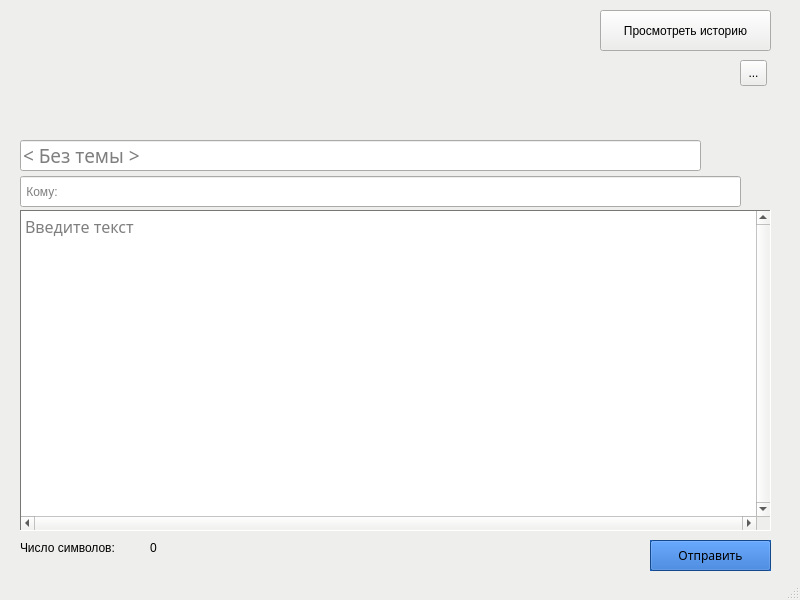
<?xml version="1.0" encoding="UTF-8"?>
<ui version="4.0">
 <class>MainWindow</class>
 <widget class="QMainWindow" name="MainWindow">
  <property name="geometry">
   <rect>
    <x>0</x>
    <y>0</y>
    <width>800</width>
    <height>600</height>
   </rect>
  </property>
  <property name="palette">
   <palette>
    <active>
     <colorrole role="WindowText">
      <brush brushstyle="SolidPattern">
       <color alpha="255">
        <red>0</red>
        <green>0</green>
        <blue>0</blue>
       </color>
      </brush>
     </colorrole>
     <colorrole role="Button">
      <brush brushstyle="SolidPattern">
       <color alpha="255">
        <red>238</red>
        <green>238</green>
        <blue>236</blue>
       </color>
      </brush>
     </colorrole>
     <colorrole role="Light">
      <brush brushstyle="SolidPattern">
       <color alpha="255">
        <red>255</red>
        <green>255</green>
        <blue>255</blue>
       </color>
      </brush>
     </colorrole>
     <colorrole role="Midlight">
      <brush brushstyle="SolidPattern">
       <color alpha="255">
        <red>246</red>
        <green>246</green>
        <blue>245</blue>
       </color>
      </brush>
     </colorrole>
     <colorrole role="Dark">
      <brush brushstyle="SolidPattern">
       <color alpha="255">
        <red>119</red>
        <green>119</green>
        <blue>118</blue>
       </color>
      </brush>
     </colorrole>
     <colorrole role="Mid">
      <brush brushstyle="SolidPattern">
       <color alpha="255">
        <red>159</red>
        <green>159</green>
        <blue>157</blue>
       </color>
      </brush>
     </colorrole>
     <colorrole role="Text">
      <brush brushstyle="SolidPattern">
       <color alpha="255">
        <red>0</red>
        <green>0</green>
        <blue>0</blue>
       </color>
      </brush>
     </colorrole>
     <colorrole role="BrightText">
      <brush brushstyle="SolidPattern">
       <color alpha="255">
        <red>255</red>
        <green>255</green>
        <blue>255</blue>
       </color>
      </brush>
     </colorrole>
     <colorrole role="ButtonText">
      <brush brushstyle="SolidPattern">
       <color alpha="255">
        <red>0</red>
        <green>0</green>
        <blue>0</blue>
       </color>
      </brush>
     </colorrole>
     <colorrole role="Base">
      <brush brushstyle="SolidPattern">
       <color alpha="255">
        <red>255</red>
        <green>255</green>
        <blue>255</blue>
       </color>
      </brush>
     </colorrole>
     <colorrole role="Window">
      <brush brushstyle="SolidPattern">
       <color alpha="255">
        <red>238</red>
        <green>238</green>
        <blue>236</blue>
       </color>
      </brush>
     </colorrole>
     <colorrole role="Shadow">
      <brush brushstyle="SolidPattern">
       <color alpha="255">
        <red>0</red>
        <green>0</green>
        <blue>0</blue>
       </color>
      </brush>
     </colorrole>
     <colorrole role="AlternateBase">
      <brush brushstyle="SolidPattern">
       <color alpha="255">
        <red>246</red>
        <green>246</green>
        <blue>245</blue>
       </color>
      </brush>
     </colorrole>
     <colorrole role="ToolTipBase">
      <brush brushstyle="SolidPattern">
       <color alpha="255">
        <red>255</red>
        <green>255</green>
        <blue>220</blue>
       </color>
      </brush>
     </colorrole>
     <colorrole role="ToolTipText">
      <brush brushstyle="SolidPattern">
       <color alpha="255">
        <red>0</red>
        <green>0</green>
        <blue>0</blue>
       </color>
      </brush>
     </colorrole>
    </active>
    <inactive>
     <colorrole role="WindowText">
      <brush brushstyle="SolidPattern">
       <color alpha="255">
        <red>0</red>
        <green>0</green>
        <blue>0</blue>
       </color>
      </brush>
     </colorrole>
     <colorrole role="Button">
      <brush brushstyle="SolidPattern">
       <color alpha="255">
        <red>238</red>
        <green>238</green>
        <blue>236</blue>
       </color>
      </brush>
     </colorrole>
     <colorrole role="Light">
      <brush brushstyle="SolidPattern">
       <color alpha="255">
        <red>255</red>
        <green>255</green>
        <blue>255</blue>
       </color>
      </brush>
     </colorrole>
     <colorrole role="Midlight">
      <brush brushstyle="SolidPattern">
       <color alpha="255">
        <red>246</red>
        <green>246</green>
        <blue>245</blue>
       </color>
      </brush>
     </colorrole>
     <colorrole role="Dark">
      <brush brushstyle="SolidPattern">
       <color alpha="255">
        <red>119</red>
        <green>119</green>
        <blue>118</blue>
       </color>
      </brush>
     </colorrole>
     <colorrole role="Mid">
      <brush brushstyle="SolidPattern">
       <color alpha="255">
        <red>159</red>
        <green>159</green>
        <blue>157</blue>
       </color>
      </brush>
     </colorrole>
     <colorrole role="Text">
      <brush brushstyle="SolidPattern">
       <color alpha="255">
        <red>0</red>
        <green>0</green>
        <blue>0</blue>
       </color>
      </brush>
     </colorrole>
     <colorrole role="BrightText">
      <brush brushstyle="SolidPattern">
       <color alpha="255">
        <red>255</red>
        <green>255</green>
        <blue>255</blue>
       </color>
      </brush>
     </colorrole>
     <colorrole role="ButtonText">
      <brush brushstyle="SolidPattern">
       <color alpha="255">
        <red>0</red>
        <green>0</green>
        <blue>0</blue>
       </color>
      </brush>
     </colorrole>
     <colorrole role="Base">
      <brush brushstyle="SolidPattern">
       <color alpha="255">
        <red>255</red>
        <green>255</green>
        <blue>255</blue>
       </color>
      </brush>
     </colorrole>
     <colorrole role="Window">
      <brush brushstyle="SolidPattern">
       <color alpha="255">
        <red>238</red>
        <green>238</green>
        <blue>236</blue>
       </color>
      </brush>
     </colorrole>
     <colorrole role="Shadow">
      <brush brushstyle="SolidPattern">
       <color alpha="255">
        <red>0</red>
        <green>0</green>
        <blue>0</blue>
       </color>
      </brush>
     </colorrole>
     <colorrole role="AlternateBase">
      <brush brushstyle="SolidPattern">
       <color alpha="255">
        <red>246</red>
        <green>246</green>
        <blue>245</blue>
       </color>
      </brush>
     </colorrole>
     <colorrole role="ToolTipBase">
      <brush brushstyle="SolidPattern">
       <color alpha="255">
        <red>255</red>
        <green>255</green>
        <blue>220</blue>
       </color>
      </brush>
     </colorrole>
     <colorrole role="ToolTipText">
      <brush brushstyle="SolidPattern">
       <color alpha="255">
        <red>0</red>
        <green>0</green>
        <blue>0</blue>
       </color>
      </brush>
     </colorrole>
    </inactive>
    <disabled>
     <colorrole role="WindowText">
      <brush brushstyle="SolidPattern">
       <color alpha="255">
        <red>119</red>
        <green>119</green>
        <blue>118</blue>
       </color>
      </brush>
     </colorrole>
     <colorrole role="Button">
      <brush brushstyle="SolidPattern">
       <color alpha="255">
        <red>238</red>
        <green>238</green>
        <blue>236</blue>
       </color>
      </brush>
     </colorrole>
     <colorrole role="Light">
      <brush brushstyle="SolidPattern">
       <color alpha="255">
        <red>255</red>
        <green>255</green>
        <blue>255</blue>
       </color>
      </brush>
     </colorrole>
     <colorrole role="Midlight">
      <brush brushstyle="SolidPattern">
       <color alpha="255">
        <red>246</red>
        <green>246</green>
        <blue>245</blue>
       </color>
      </brush>
     </colorrole>
     <colorrole role="Dark">
      <brush brushstyle="SolidPattern">
       <color alpha="255">
        <red>119</red>
        <green>119</green>
        <blue>118</blue>
       </color>
      </brush>
     </colorrole>
     <colorrole role="Mid">
      <brush brushstyle="SolidPattern">
       <color alpha="255">
        <red>159</red>
        <green>159</green>
        <blue>157</blue>
       </color>
      </brush>
     </colorrole>
     <colorrole role="Text">
      <brush brushstyle="SolidPattern">
       <color alpha="255">
        <red>119</red>
        <green>119</green>
        <blue>118</blue>
       </color>
      </brush>
     </colorrole>
     <colorrole role="BrightText">
      <brush brushstyle="SolidPattern">
       <color alpha="255">
        <red>255</red>
        <green>255</green>
        <blue>255</blue>
       </color>
      </brush>
     </colorrole>
     <colorrole role="ButtonText">
      <brush brushstyle="SolidPattern">
       <color alpha="255">
        <red>119</red>
        <green>119</green>
        <blue>118</blue>
       </color>
      </brush>
     </colorrole>
     <colorrole role="Base">
      <brush brushstyle="SolidPattern">
       <color alpha="255">
        <red>238</red>
        <green>238</green>
        <blue>236</blue>
       </color>
      </brush>
     </colorrole>
     <colorrole role="Window">
      <brush brushstyle="SolidPattern">
       <color alpha="255">
        <red>238</red>
        <green>238</green>
        <blue>236</blue>
       </color>
      </brush>
     </colorrole>
     <colorrole role="Shadow">
      <brush brushstyle="SolidPattern">
       <color alpha="255">
        <red>0</red>
        <green>0</green>
        <blue>0</blue>
       </color>
      </brush>
     </colorrole>
     <colorrole role="AlternateBase">
      <brush brushstyle="SolidPattern">
       <color alpha="255">
        <red>238</red>
        <green>238</green>
        <blue>236</blue>
       </color>
      </brush>
     </colorrole>
     <colorrole role="ToolTipBase">
      <brush brushstyle="SolidPattern">
       <color alpha="255">
        <red>255</red>
        <green>255</green>
        <blue>220</blue>
       </color>
      </brush>
     </colorrole>
     <colorrole role="ToolTipText">
      <brush brushstyle="SolidPattern">
       <color alpha="255">
        <red>0</red>
        <green>0</green>
        <blue>0</blue>
       </color>
      </brush>
     </colorrole>
    </disabled>
   </palette>
  </property>
  <property name="focusPolicy">
   <enum>Qt::ClickFocus</enum>
  </property>
  <property name="windowTitle">
   <string>Написание письма</string>
  </property>
  <property name="windowIcon">
   <iconset>
    <normaloff>icon/email.png</normaloff>icon/email.png</iconset>
  </property>
  <property name="autoFillBackground">
   <bool>true</bool>
  </property>
  <property name="documentMode">
   <bool>true</bool>
  </property>
  <property name="tabShape">
   <enum>QTabWidget::Rounded</enum>
  </property>
  <widget class="QWidget" name="centralwidget">
   <widget class="QPlainTextEdit" name="Text">
    <property name="geometry">
     <rect>
      <x>20</x>
      <y>210</y>
      <width>751</width>
      <height>321</height>
     </rect>
    </property>
    <property name="font">
     <font>
      <family>Segoe UI Semilight</family>
      <pointsize>12</pointsize>
      <weight>50</weight>
      <italic>false</italic>
      <bold>false</bold>
      <stylestrategy>PreferAntialias</stylestrategy>
      <kerning>true</kerning>
     </font>
    </property>
    <property name="cursor" stdset="0">
     <cursorShape>ArrowCursor</cursorShape>
    </property>
    <property name="contextMenuPolicy">
     <enum>Qt::ActionsContextMenu</enum>
    </property>
    <property name="toolTip">
     <string>&lt;html&gt;&lt;head/&gt;&lt;body&gt;&lt;p&gt;&lt;br/&gt;&lt;/p&gt;&lt;/body&gt;&lt;/html&gt;</string>
    </property>
    <property name="inputMethodHints">
     <set>Qt::ImhEmailCharactersOnly|Qt::ImhMultiLine</set>
    </property>
    <property name="frameShape">
     <enum>QFrame::Panel</enum>
    </property>
    <property name="frameShadow">
     <enum>QFrame::Sunken</enum>
    </property>
    <property name="midLineWidth">
     <number>1</number>
    </property>
    <property name="verticalScrollBarPolicy">
     <enum>Qt::ScrollBarAlwaysOn</enum>
    </property>
    <property name="horizontalScrollBarPolicy">
     <enum>Qt::ScrollBarAlwaysOn</enum>
    </property>
    <property name="sizeAdjustPolicy">
     <enum>QAbstractScrollArea::AdjustToContents</enum>
    </property>
    <property name="tabChangesFocus">
     <bool>true</bool>
    </property>
    <property name="placeholderText">
     <string>Введите текст</string>
    </property>
   </widget>
   <widget class="QLabel" name="label">
    <property name="geometry">
     <rect>
      <x>20</x>
      <y>540</y>
      <width>121</width>
      <height>16</height>
     </rect>
    </property>
    <property name="text">
     <string>Число символов:</string>
    </property>
   </widget>
   <widget class="QLabel" name="number">
    <property name="geometry">
     <rect>
      <x>150</x>
      <y>540</y>
      <width>71</width>
      <height>16</height>
     </rect>
    </property>
    <property name="text">
     <string>0</string>
    </property>
   </widget>
   <widget class="QPushButton" name="Submit">
    <property name="geometry">
     <rect>
      <x>650</x>
      <y>540</y>
      <width>121</width>
      <height>31</height>
     </rect>
    </property>
    <property name="palette">
     <palette>
      <active>
       <colorrole role="WindowText">
        <brush brushstyle="SolidPattern">
         <color alpha="255">
          <red>0</red>
          <green>0</green>
          <blue>0</blue>
         </color>
        </brush>
       </colorrole>
       <colorrole role="Button">
        <brush brushstyle="SolidPattern">
         <color alpha="255">
          <red>27</red>
          <green>101</green>
          <blue>198</blue>
         </color>
        </brush>
       </colorrole>
       <colorrole role="Light">
        <brush brushstyle="SolidPattern">
         <color alpha="255">
          <red>77</red>
          <green>154</green>
          <blue>255</blue>
         </color>
        </brush>
       </colorrole>
       <colorrole role="Midlight">
        <brush brushstyle="SolidPattern">
         <color alpha="255">
          <red>52</red>
          <green>127</green>
          <blue>226</blue>
         </color>
        </brush>
       </colorrole>
       <colorrole role="Dark">
        <brush brushstyle="SolidPattern">
         <color alpha="255">
          <red>13</red>
          <green>50</green>
          <blue>99</blue>
         </color>
        </brush>
       </colorrole>
       <colorrole role="Mid">
        <brush brushstyle="SolidPattern">
         <color alpha="255">
          <red>18</red>
          <green>67</green>
          <blue>132</blue>
         </color>
        </brush>
       </colorrole>
       <colorrole role="Text">
        <brush brushstyle="SolidPattern">
         <color alpha="255">
          <red>0</red>
          <green>0</green>
          <blue>0</blue>
         </color>
        </brush>
       </colorrole>
       <colorrole role="BrightText">
        <brush brushstyle="SolidPattern">
         <color alpha="255">
          <red>255</red>
          <green>255</green>
          <blue>255</blue>
         </color>
        </brush>
       </colorrole>
       <colorrole role="ButtonText">
        <brush brushstyle="SolidPattern">
         <color alpha="255">
          <red>0</red>
          <green>0</green>
          <blue>0</blue>
         </color>
        </brush>
       </colorrole>
       <colorrole role="Base">
        <brush brushstyle="SolidPattern">
         <color alpha="255">
          <red>255</red>
          <green>255</green>
          <blue>255</blue>
         </color>
        </brush>
       </colorrole>
       <colorrole role="Window">
        <brush brushstyle="SolidPattern">
         <color alpha="255">
          <red>27</red>
          <green>101</green>
          <blue>198</blue>
         </color>
        </brush>
       </colorrole>
       <colorrole role="Shadow">
        <brush brushstyle="SolidPattern">
         <color alpha="255">
          <red>0</red>
          <green>0</green>
          <blue>0</blue>
         </color>
        </brush>
       </colorrole>
       <colorrole role="AlternateBase">
        <brush brushstyle="SolidPattern">
         <color alpha="255">
          <red>141</red>
          <green>178</green>
          <blue>226</blue>
         </color>
        </brush>
       </colorrole>
       <colorrole role="ToolTipBase">
        <brush brushstyle="SolidPattern">
         <color alpha="255">
          <red>255</red>
          <green>255</green>
          <blue>220</blue>
         </color>
        </brush>
       </colorrole>
       <colorrole role="ToolTipText">
        <brush brushstyle="SolidPattern">
         <color alpha="255">
          <red>0</red>
          <green>0</green>
          <blue>0</blue>
         </color>
        </brush>
       </colorrole>
      </active>
      <inactive>
       <colorrole role="WindowText">
        <brush brushstyle="SolidPattern">
         <color alpha="255">
          <red>0</red>
          <green>0</green>
          <blue>0</blue>
         </color>
        </brush>
       </colorrole>
       <colorrole role="Button">
        <brush brushstyle="SolidPattern">
         <color alpha="255">
          <red>27</red>
          <green>101</green>
          <blue>198</blue>
         </color>
        </brush>
       </colorrole>
       <colorrole role="Light">
        <brush brushstyle="SolidPattern">
         <color alpha="255">
          <red>77</red>
          <green>154</green>
          <blue>255</blue>
         </color>
        </brush>
       </colorrole>
       <colorrole role="Midlight">
        <brush brushstyle="SolidPattern">
         <color alpha="255">
          <red>52</red>
          <green>127</green>
          <blue>226</blue>
         </color>
        </brush>
       </colorrole>
       <colorrole role="Dark">
        <brush brushstyle="SolidPattern">
         <color alpha="255">
          <red>13</red>
          <green>50</green>
          <blue>99</blue>
         </color>
        </brush>
       </colorrole>
       <colorrole role="Mid">
        <brush brushstyle="SolidPattern">
         <color alpha="255">
          <red>18</red>
          <green>67</green>
          <blue>132</blue>
         </color>
        </brush>
       </colorrole>
       <colorrole role="Text">
        <brush brushstyle="SolidPattern">
         <color alpha="255">
          <red>0</red>
          <green>0</green>
          <blue>0</blue>
         </color>
        </brush>
       </colorrole>
       <colorrole role="BrightText">
        <brush brushstyle="SolidPattern">
         <color alpha="255">
          <red>255</red>
          <green>255</green>
          <blue>255</blue>
         </color>
        </brush>
       </colorrole>
       <colorrole role="ButtonText">
        <brush brushstyle="SolidPattern">
         <color alpha="255">
          <red>0</red>
          <green>0</green>
          <blue>0</blue>
         </color>
        </brush>
       </colorrole>
       <colorrole role="Base">
        <brush brushstyle="SolidPattern">
         <color alpha="255">
          <red>255</red>
          <green>255</green>
          <blue>255</blue>
         </color>
        </brush>
       </colorrole>
       <colorrole role="Window">
        <brush brushstyle="SolidPattern">
         <color alpha="255">
          <red>27</red>
          <green>101</green>
          <blue>198</blue>
         </color>
        </brush>
       </colorrole>
       <colorrole role="Shadow">
        <brush brushstyle="SolidPattern">
         <color alpha="255">
          <red>0</red>
          <green>0</green>
          <blue>0</blue>
         </color>
        </brush>
       </colorrole>
       <colorrole role="AlternateBase">
        <brush brushstyle="SolidPattern">
         <color alpha="255">
          <red>141</red>
          <green>178</green>
          <blue>226</blue>
         </color>
        </brush>
       </colorrole>
       <colorrole role="ToolTipBase">
        <brush brushstyle="SolidPattern">
         <color alpha="255">
          <red>255</red>
          <green>255</green>
          <blue>220</blue>
         </color>
        </brush>
       </colorrole>
       <colorrole role="ToolTipText">
        <brush brushstyle="SolidPattern">
         <color alpha="255">
          <red>0</red>
          <green>0</green>
          <blue>0</blue>
         </color>
        </brush>
       </colorrole>
      </inactive>
      <disabled>
       <colorrole role="WindowText">
        <brush brushstyle="SolidPattern">
         <color alpha="255">
          <red>13</red>
          <green>50</green>
          <blue>99</blue>
         </color>
        </brush>
       </colorrole>
       <colorrole role="Button">
        <brush brushstyle="SolidPattern">
         <color alpha="255">
          <red>27</red>
          <green>101</green>
          <blue>198</blue>
         </color>
        </brush>
       </colorrole>
       <colorrole role="Light">
        <brush brushstyle="SolidPattern">
         <color alpha="255">
          <red>77</red>
          <green>154</green>
          <blue>255</blue>
         </color>
        </brush>
       </colorrole>
       <colorrole role="Midlight">
        <brush brushstyle="SolidPattern">
         <color alpha="255">
          <red>52</red>
          <green>127</green>
          <blue>226</blue>
         </color>
        </brush>
       </colorrole>
       <colorrole role="Dark">
        <brush brushstyle="SolidPattern">
         <color alpha="255">
          <red>13</red>
          <green>50</green>
          <blue>99</blue>
         </color>
        </brush>
       </colorrole>
       <colorrole role="Mid">
        <brush brushstyle="SolidPattern">
         <color alpha="255">
          <red>18</red>
          <green>67</green>
          <blue>132</blue>
         </color>
        </brush>
       </colorrole>
       <colorrole role="Text">
        <brush brushstyle="SolidPattern">
         <color alpha="255">
          <red>13</red>
          <green>50</green>
          <blue>99</blue>
         </color>
        </brush>
       </colorrole>
       <colorrole role="BrightText">
        <brush brushstyle="SolidPattern">
         <color alpha="255">
          <red>255</red>
          <green>255</green>
          <blue>255</blue>
         </color>
        </brush>
       </colorrole>
       <colorrole role="ButtonText">
        <brush brushstyle="SolidPattern">
         <color alpha="255">
          <red>13</red>
          <green>50</green>
          <blue>99</blue>
         </color>
        </brush>
       </colorrole>
       <colorrole role="Base">
        <brush brushstyle="SolidPattern">
         <color alpha="255">
          <red>27</red>
          <green>101</green>
          <blue>198</blue>
         </color>
        </brush>
       </colorrole>
       <colorrole role="Window">
        <brush brushstyle="SolidPattern">
         <color alpha="255">
          <red>27</red>
          <green>101</green>
          <blue>198</blue>
         </color>
        </brush>
       </colorrole>
       <colorrole role="Shadow">
        <brush brushstyle="SolidPattern">
         <color alpha="255">
          <red>0</red>
          <green>0</green>
          <blue>0</blue>
         </color>
        </brush>
       </colorrole>
       <colorrole role="AlternateBase">
        <brush brushstyle="SolidPattern">
         <color alpha="255">
          <red>27</red>
          <green>101</green>
          <blue>198</blue>
         </color>
        </brush>
       </colorrole>
       <colorrole role="ToolTipBase">
        <brush brushstyle="SolidPattern">
         <color alpha="255">
          <red>255</red>
          <green>255</green>
          <blue>220</blue>
         </color>
        </brush>
       </colorrole>
       <colorrole role="ToolTipText">
        <brush brushstyle="SolidPattern">
         <color alpha="255">
          <red>0</red>
          <green>0</green>
          <blue>0</blue>
         </color>
        </brush>
       </colorrole>
      </disabled>
     </palette>
    </property>
    <property name="font">
     <font>
      <family>Segoe UI Light</family>
     </font>
    </property>
    <property name="autoFillBackground">
     <bool>true</bool>
    </property>
    <property name="text">
     <string>Отправить</string>
    </property>
    <property name="icon">
     <iconset>
      <normaloff>icon/message.png</normaloff>icon/message.png</iconset>
    </property>
   </widget>
   <widget class="QLineEdit" name="Topic">
    <property name="geometry">
     <rect>
      <x>20</x>
      <y>140</y>
      <width>681</width>
      <height>31</height>
     </rect>
    </property>
    <property name="font">
     <font>
      <family>Segoe UI Semilight</family>
      <pointsize>14</pointsize>
     </font>
    </property>
    <property name="text">
     <string/>
    </property>
    <property name="placeholderText">
     <string>&lt; Без темы &gt;</string>
    </property>
   </widget>
   <widget class="QLineEdit" name="To">
    <property name="geometry">
     <rect>
      <x>20</x>
      <y>176</y>
      <width>721</width>
      <height>31</height>
     </rect>
    </property>
    <property name="placeholderText">
     <string> Кому:</string>
    </property>
   </widget>
   <widget class="QPushButton" name="HistoryBtn">
    <property name="geometry">
     <rect>
      <x>600</x>
      <y>10</y>
      <width>171</width>
      <height>41</height>
     </rect>
    </property>
    <property name="text">
     <string>Просмотреть историю</string>
    </property>
   </widget>
   <widget class="QToolButton" name="settings">
    <property name="geometry">
     <rect>
      <x>740</x>
      <y>60</y>
      <width>27</width>
      <height>26</height>
     </rect>
    </property>
    <property name="text">
     <string>...</string>
    </property>
   </widget>
   <widget class="QLabel" name="label_2">
    <property name="geometry">
     <rect>
      <x>330</x>
      <y>170</y>
      <width>141</width>
      <height>131</height>
     </rect>
    </property>
    <property name="text">
     <string/>
    </property>
    <property name="pixmap">
     <pixmap>icon/checked.png</pixmap>
    </property>
   </widget>
  </widget>
  <widget class="QStatusBar" name="statusbar"/>
 </widget>
 <resources/>
 <connections/>
</ui>
